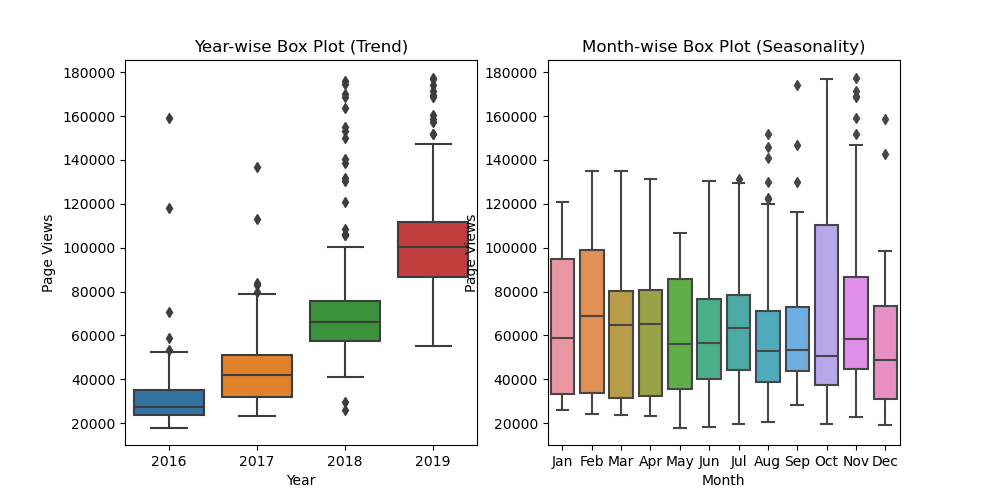

Generate this figure with Python:
# import library
import numpy as np
import pandas as pd
import matplotlib.pyplot as plt
import seaborn as sns

# load data
df = pd.read_csv("fcc-forum-pageviews.csv", parse_dates=True, index_col=[0])

# clean data
df = df.loc[
    (df["value"] >= df["value"].quantile(0.025))
    & (df["value"] <= df["value"].quantile(0.975))
]

# prepare data
df_box = df.copy()
df_box.reset_index(inplace=True)
df_box["year"] = [d.year for d in df_box.date]
df_box["month"] = [d.strftime("%b") for d in df_box.date]

# draw the boxplot: distribution of page views
df_box["month_num"] = df_box["date"].dt.month
df_box = df_box.sort_values("month_num")

fig, ax = plt.subplots(nrows=1, ncols=2, figsize=(10, 5))
ax[0] = sns.boxplot(x=df_box["year"], y=df_box["value"], ax=ax[0])
ax[1] = sns.boxplot(x=df_box["month"], y=df_box["value"], ax=ax[1])

ax[0].set_title("Year-wise Box Plot (Trend)")
ax[0].set_xlabel("Year")
ax[0].set_ylabel("Page Views")

ax[1].set_title("Month-wise Box Plot (Seasonality)")
ax[1].set_xlabel("Month")
ax[1].set_ylabel("Page Views")

fig.savefig("pageview-box.png")

